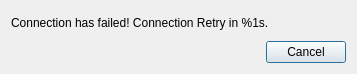
<?xml version="1.0" encoding="UTF-8"?>
<ui version="4.0">
 <class>ConnectionRetryDialog</class>
 <widget class="QDialog" name="ConnectionRetryDialog">
  <property name="geometry">
   <rect>
    <x>0</x>
    <y>0</y>
    <width>357</width>
    <height>74</height>
   </rect>
  </property>
  <property name="windowTitle">
   <string>Connection Retry</string>
  </property>
  <layout class="QVBoxLayout" name="verticalLayout">
   <item>
    <widget class="QLabel" name="m_label">
     <property name="locale">
      <locale language="English" country="UnitedStates"/>
     </property>
     <property name="text">
      <string notr="true">Connection has failed! Connection Retry in %1s. </string>
     </property>
    </widget>
   </item>
   <item>
    <widget class="QDialogButtonBox" name="buttonBox">
     <property name="locale">
      <locale language="English" country="UnitedStates"/>
     </property>
     <property name="orientation">
      <enum>Qt::Horizontal</enum>
     </property>
     <property name="standardButtons">
      <set>QDialogButtonBox::Cancel</set>
     </property>
    </widget>
   </item>
  </layout>
 </widget>
 <resources/>
 <connections>
  <connection>
   <sender>buttonBox</sender>
   <signal>accepted()</signal>
   <receiver>ConnectionRetryDialog</receiver>
   <slot>accept()</slot>
   <hints>
    <hint type="sourcelabel">
     <x>248</x>
     <y>254</y>
    </hint>
    <hint type="destinationlabel">
     <x>157</x>
     <y>274</y>
    </hint>
   </hints>
  </connection>
  <connection>
   <sender>buttonBox</sender>
   <signal>rejected()</signal>
   <receiver>ConnectionRetryDialog</receiver>
   <slot>reject()</slot>
   <hints>
    <hint type="sourcelabel">
     <x>316</x>
     <y>260</y>
    </hint>
    <hint type="destinationlabel">
     <x>286</x>
     <y>274</y>
    </hint>
   </hints>
  </connection>
 </connections>
</ui>
